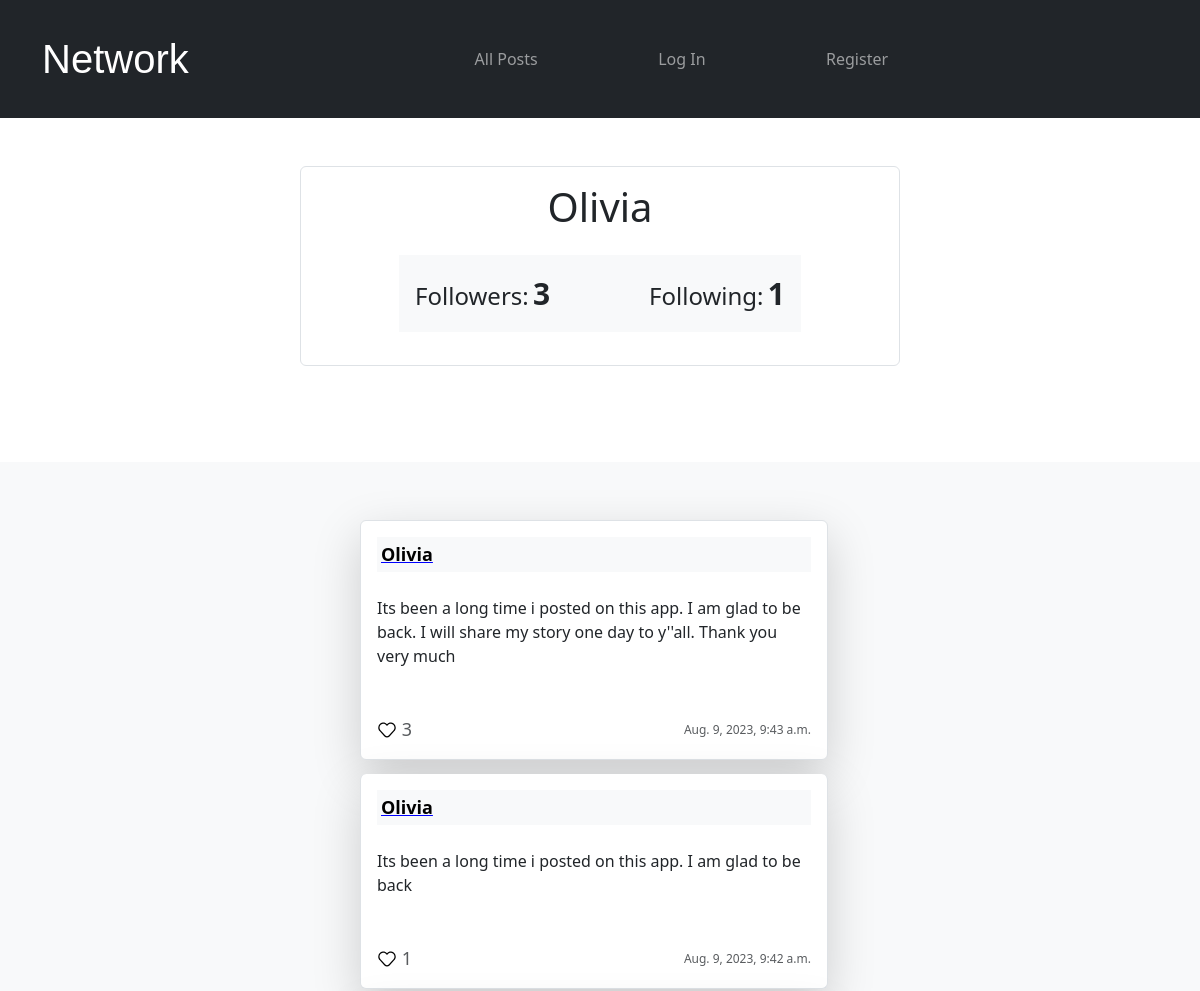
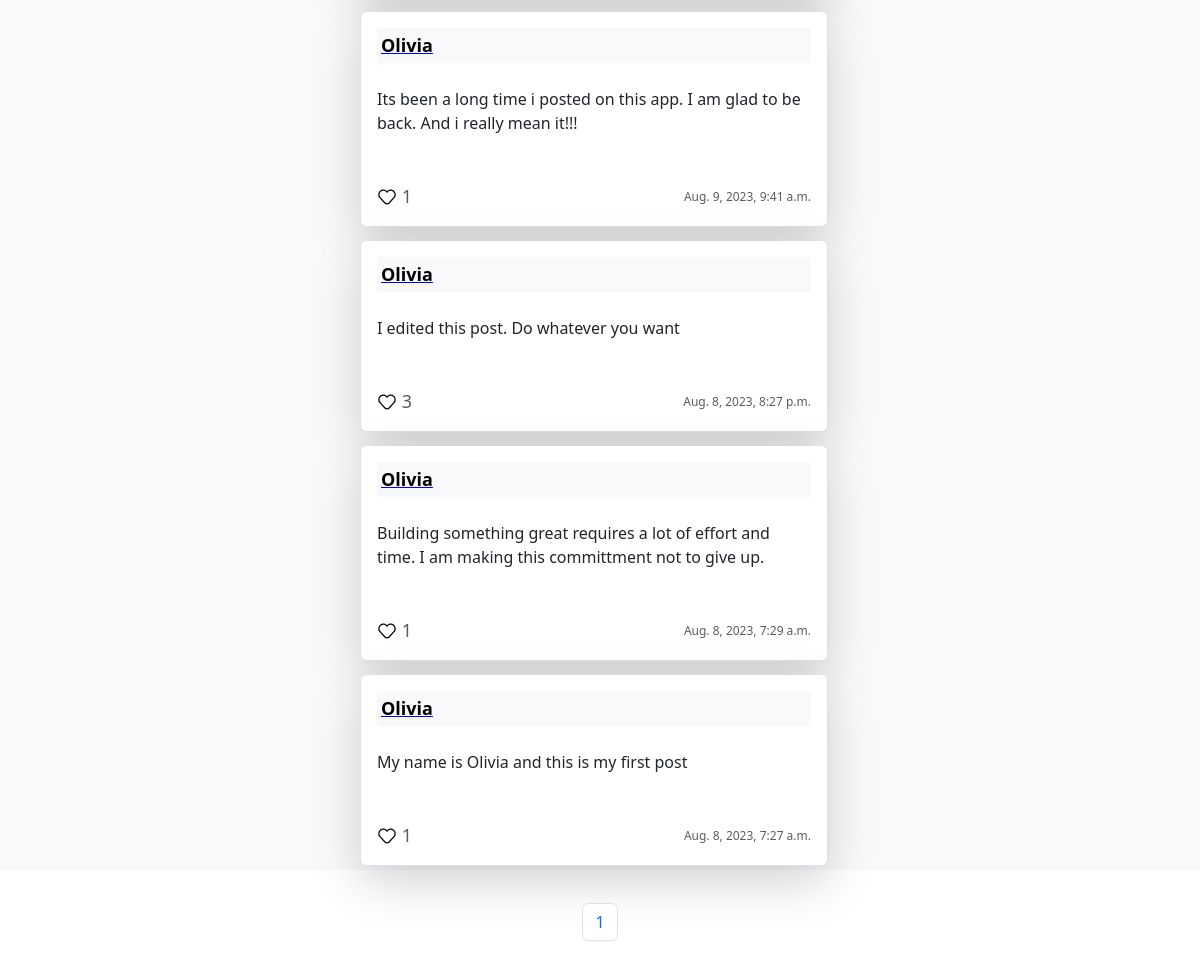
The app's page /userprofile/1 with its own data (2 pictures, top to bottom).
### network/models.py (models this page shows, shortened)
class User(AbstractUser):
    pass

class Post(models.Model):
    owner = models.ForeignKey(User, on_delete=models.CASCADE, related_name='postowner')
    timestamp = models.DateTimeField(auto_now_add=True, null=True)
    content = models.TextField()

### network/views.py (the view)
# urls.py: path("userprofile/<int:usernameid>", views.userprofile, name="userprofile"),
def userprofile(request, usernameid):
    userProfileShow = User.objects.get(pk=usernameid)
    user_to_follow = Follower.objects.filter(user=userProfileShow)
    user_to_follow_num = user_to_follow.count()
    user_following = Follower.objects.filter(follower=userProfileShow)
    user_following_num = user_following.count()
    ownerPosts = Post.objects.filter(owner=userProfileShow).annotate(number_of_likes=Count('likedpost')).order_by('-id')
    paginator = Paginator(ownerPosts, 10)
    page_number = request.GET.get('page')
    page_obj = paginator.get_page(page_number)
    if request.user ==userProfileShow:
        user_own_profile = True
    else:
        user_own_profile = False
    allLikes = Like.objects.all()
    allPostsLiked = []
    try:
        for like in allLikes:
            if like.user.id == request.user.id:
                allPostsLiked.append(like.post.id)
    except:
        allPostsLiked = []
    return render(request, "network/userprofile.html", {
        "userDetails": userProfileShow,
        "user_to_follow_num": user_to_follow_num,
        "user_following_num": user_following_num,
        "ownerPosts": ownerPosts,
        "user_own_profile": user_own_profile,
        "page_obj": page_obj,
        "allPostsLiked": allPostsLiked
    })

### network/templates/network/userprofile.html (shortened to what this page needs)
{% extends 'network/layout.html' %}
{% load static %}
{% block body %}
<div class=" border container bg-white pt-3 pb-5 rounded mt-5" style="max-width: 50%; height: 200px" >
    <div class="mb-4">
        <h1 class="text-center">{{userDetails.username|title}}</h1>
    </div>
    <div class="p-3 d-flex mx-auto bg-light justify-content-between" style="width: 70%;">
        <div>
            <span style="font-weight: 400; font-size: 24px;">Followers:</span>
            <span id="followernum" style="font-weight: 600; font-size: 30px;">{{user_to_follow_num}}</span>
        </div>
        <div>
            <span style="font-weight: 400; font-size: 24px;">Following:</span>
            <span style="font-weight: 600; font-size: 30px;">{{user_following_num}}</span>
        </div>
    </div>
</div>
<br />
<br />
<div class=" mx-auto mt-5 bg-light" style="max-width: 100%; height: fit-content;">
    <ul class="container  mt-5 pt-5 list-group" style="max-width: 40%;">
        {% for post in page_obj %}
        <li class="list-group-item shadow-lg p-3 mb-1 bg-white rounded">
            <div class="container bg-light p-1 d-flex justify-content-between">
                <a href="{% url 'userprofile' post.owner.id %}"
                    class="username"><strong>{{post.owner.username|title}}</strong></a>
            </div>
            <div class="contianer mt-4">
                <p id="post_content_{{post.id}}">{{post.content}}</p>
            </div>
            <div class="d-flex flex-row justify-content-between mt-5">
                {% if user.is_authenticated %}
                <div class="d-flex flex-row align-items-center justify-content-between text-muted" style="width: 35px;">
                    {% if post.id in allPostsLiked %}
                    <span class="unlike" style="cursor: pointer;" id="like_{{post.id}}"
                        onclick="handleImageLikeUnlike({{post.id}}, {{allPostsLiked}})"></span>
                    {% else %}
                    <span class="like" style="cursor: pointer;" id="like_{{post.id}}"
                        onclick="handleImageLikeUnlike({{post.id}}, {{allPostsLiked}})"></span>
                    {% endif %}
                    <span id="likeSpan">
                        <span id="numOfLikes_{{post.id}}" class="font-weight-light " style="font-size: 18px" ;>
                            {{post.number_of_likes}}
                        </span>
                    </span>
                </div>
                {% else %}
                <div class="d-flex flex-row align-items-center justify-content-between text-muted" style="width: 35px;">
                    {% if post.id in allPostsLiked %}
                    <span class="unlike" style="cursor: pointer;" id="like_{{post.id}}"
                        onclick="window.alert('You have to sign in to unlike')"></span>
                    {% else %}
                    <span class="like" style="cursor: pointer;" id="like_{{post.id}}"
                        onclick="window.alert('You have to sign in to like')"></span>
                    {% endif %}
                    <span id="likeSpan">
                        <span id="numOfLikes" class="font-weight-light " style="font-size: 18px" ;>
                            {{post.number_of_likes}}
                        </span>
                    </span>
                </div>
                {% endif %}
                <div>
                    <span class="font-weight-light text-muted" style="font-size: 12px;">{{post.timestamp}}</span>
                </div>
            </div>
        </li>
        {% endfor %}
    </ul>
</div>
<div class=" mx-auto d-flex justify-content-center pt-5 pb-5" style="display: block; width: 50%; height: 120px;">
    <nav aria-label="page pagination" class="d-flex justify-content-center align-items-center">
        <ul class="pagination mx-auto d-flex justify-content-center ">
            {% for page in page_obj.paginator.page_range %}
            <li class="page-item"><a class="page-link" href="?page={{page}}">{{page}}</a></li>
            {% endfor %}
        </ul>
    </nav>
</div>
{% endblock %}

### network/static/network/styles.css (style rules this page uses)
.like { display: inline-block; background: url('/static/images/love.svg') no-repeat center; background-size: contain; width: 20px; height: 20px; z-index: 10; }
.list-group-item { margin-top: 10px; }
.username { text-decoration-color: blue; color: black; font-size: 18px; }

### records on screen
User: username "Olivia"
Post: owner.username "Olivia", content "Its been a long time i posted on this app. I am glad to be back. I will share my story one day to y''all. Thank you very much", number_of_likes "3", timestamp "Aug. 9, 2023, 9:43 a.m."
Post: owner.username "Olivia", content "Its been a long time i posted on this app. I am glad to be back", number_of_likes "1", timestamp "Aug. 9, 2023, 9:42 a.m."
Post: owner.username "Olivia", content "Its been a long time i posted on this app. I am glad to be back. And i really mean it!!!", number_of_likes "1", timestamp "Aug. 9, 2023, 9:41 a.m."
Post: owner.username "Olivia", content "I edited this post. Do whatever you want", number_of_likes "3", timestamp "Aug. 8, 2023, 8:27 p.m."
Post: owner.username "Olivia", content "Building something great requires a lot of effort and time. I am making this committment not to give up.", number_of_likes "1", timestamp "Aug. 8, 2023, 7:29 a.m."
Post: owner.username "Olivia", content "My name is Olivia and this is my first post", number_of_likes "1", timestamp "Aug. 8, 2023, 7:27 a.m."

### other values on screen
{{ user_to_follow_num }} "3"
{{ user_following_num }} "1"
{{ page }} "1"
